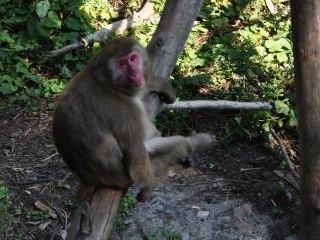
//> input picture OpenCV3-Computer-Vision-Application-Programming-Cookbook-Third-Edition-master/images/baboon01.jpg, 320 x 240 px, given in place of the camera
$ ./ProcessFrame   (built with g++ and OpenCV 4)
//> lines starting //> are read from the running program, lines starting //| are printed output that depends on the picture; after the words box and inside, x2 and y2 are one past the last pixel; in counts of white or black regions, pixels touching at a corner belong together
#include <opencv2/opencv.hpp>
#include <iostream>

using namespace cv;
using namespace std;

Rect roi;
void processFrame(Mat &binary, Rect &rect);

int main(int argc, char**) {
	VideoCapture capture(0);
	//capture.open("video_006.mp4");
	if (!capture.isOpened()) {
		printf("could not find the video file...\n");
		return -1;
	}
	// create windows
	Mat frame, mask;
	Mat kernel1 = getStructuringElement(MORPH_RECT, Size(3, 3), Point(-1, -1));
	Mat kernel2 = getStructuringElement(MORPH_RECT, Size(5, 5), Point(-1, -1));
	namedWindow("input video", CV_WINDOW_AUTOSIZE);
	namedWindow("track mask", CV_WINDOW_AUTOSIZE);

	while (capture.read(frame)) {
//> frame is the input picture: 240 rows x 320 cols, CV_8UC3; mean B, G, R 58.4, 69.5, 66.5
		inRange(frame, Scalar(0, 127, 0), Scalar(120, 255, 120), mask);
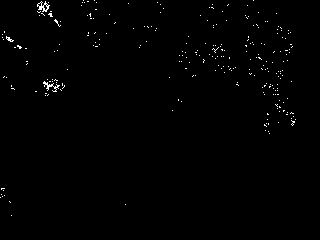
//> mask: 240 rows x 320 cols, CV_8UC1; 0.71% white in thin lines or dots, all inside (x1, y1, x2, y2) = (0, 0, 296, 216)
		morphologyEx(mask, mask, MORPH_OPEN, kernel1, Point(-1, -1), 1);
		dilate(mask, mask, kernel2, Point(-1, -1), 4);
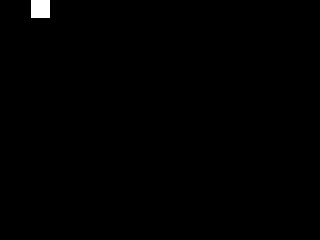
//> mask: 240 rows x 320 cols, CV_8UC1; 0.45% white; 1 white region
		imshow("track mask", mask);

		processFrame(mask, roi);
//> in processFrame, `findContours(binary, contours, hireachy, RETR_EXTERNAL, CHAIN_APPROX_S..`: contours = 1 contour; box (x1, y1, x2, y2) and area: (31, 0, 50, 18) 306; hireachy = 1 item: [-1, -1, -1, -1]
//> the loop in processFrame, `for (size_t t = 0; t < contours.size(); t++)` made 1 pass
//> (area, maxArea, rect) on pass 1: (306, 306, Rect(31, 0, 19, 18))
//> after the loop in processFrame, `for (size_t t = 0; t < contours.size(); t++)`: maxArea = 306
		rectangle(frame, roi, Scalar(0, 0, 255), 3, 8, 0);
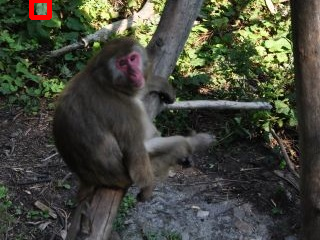
//> frame: 240 rows x 320 cols, CV_8UC3; 0.39% of pixels changed, all inside (x1, y1, x2, y2) = (29, 0, 52, 20)
		imshow("input video", frame);

		char c = waitKey(100);
//> the Esc key is pressed
		if (c == 27) {
			break;
		}
	}

	capture.release();
	waitKey(0);
	return 0;
}

void processFrame(Mat &binary, Rect &rect) {
	vector<vector<Point>> contours;
	vector<Vec4i> hireachy;
	findContours(binary, contours, hireachy, RETR_EXTERNAL, CHAIN_APPROX_SIMPLE, Point(0, 0));
	if (contours.size() > 0) {
		double maxArea = 0.0;
		for (size_t t = 0; t < contours.size(); t++) {
			double area = contourArea(contours[static_cast<int>(t)]);
			if (area > maxArea) {
				maxArea = area;
				rect = boundingRect(contours[static_cast<int>(t)]);
			}
		}
	}
	else {
		rect.x = rect.y = rect.width = rect.height = 0;
	}
}

$ run again, on OpenCV3-Computer-Vision-Application-Programming-Cookbook-Third-Edition-master/images/baboon02.jpg
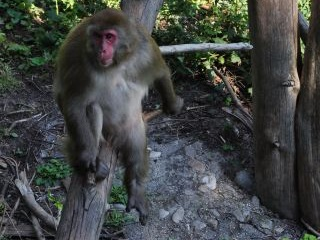
//> input picture OpenCV3-Computer-Vision-Application-Programming-Cookbook-Third-Edition-master/images/baboon02.jpg, 320 x 240 px, given in place of the camera
//> frame is the input picture: 240 rows x 320 cols, CV_8UC3; mean B, G, R 66.3, 67.5, 64.1
//> `dilate(mask, mask, kernel2, Point(-1, -1), 4);`:
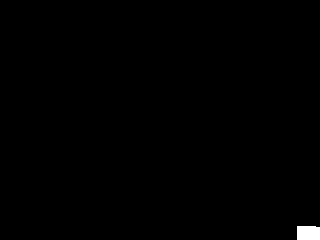
//> mask: 240 rows x 320 cols, CV_8UC1; 0.41% white; 1 white region
//> contours = 1 contour; box (x1, y1, x2, y2) and area: (297, 226, 320, 240) 282; hireachy = 1 item: [-1, -1, -1, -1]
//> the loop in processFrame, `for (size_t t = 0; t < contours.size(); t++)` made 1 pass
//> (area, maxArea, rect) on pass 1: (282.5, 282.5, Rect(297, 226, 23, 14))
//> after the loop in processFrame, `for (size_t t = 0; t < contours.size(); t++)`: maxArea = 282.5
//> `rectangle(frame, roi, Scalar(0, 0, 255), 3, 8, 0);`:
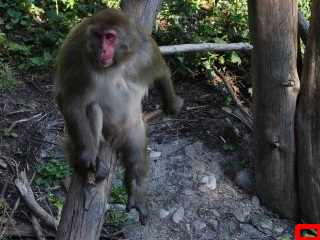
//> frame: 240 rows x 320 cols, CV_8UC3; 0.34% of pixels changed, all inside (x1, y1, x2, y2) = (295, 224, 320, 240)
